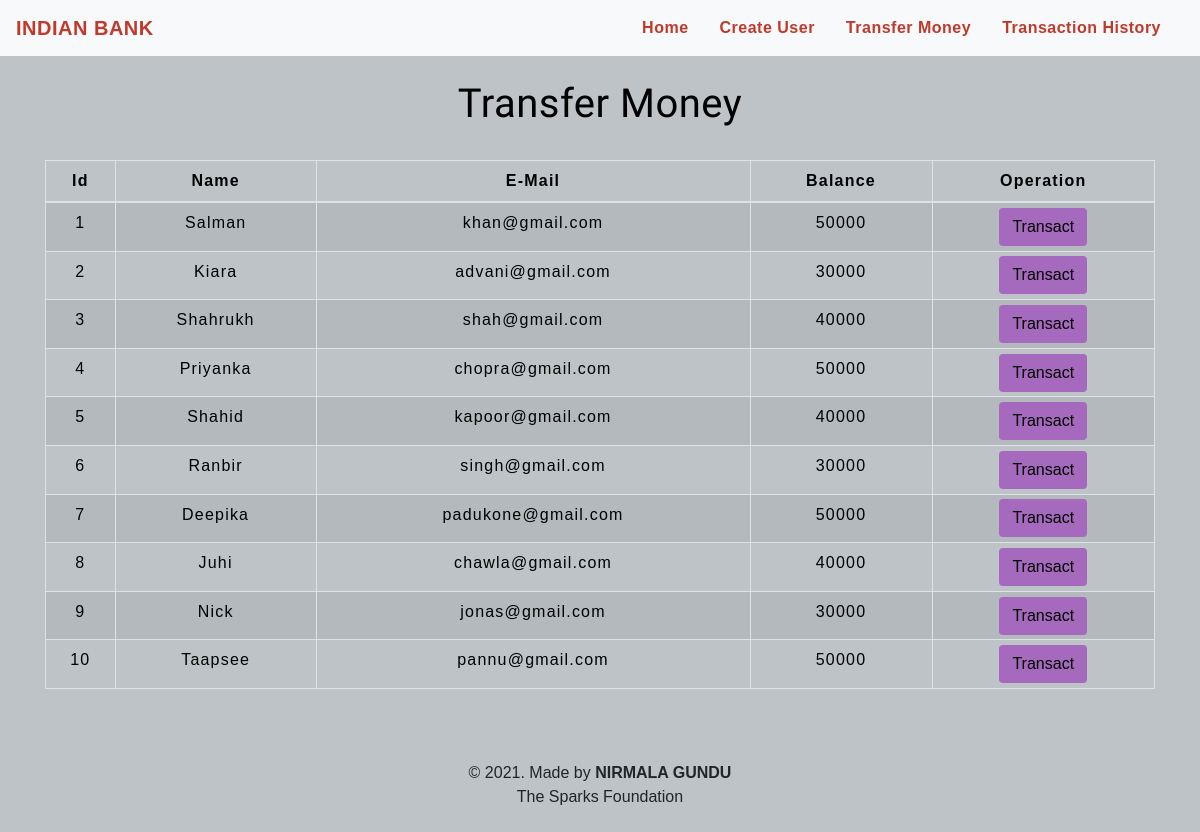
Before: /transfermoney.php with the older database file.
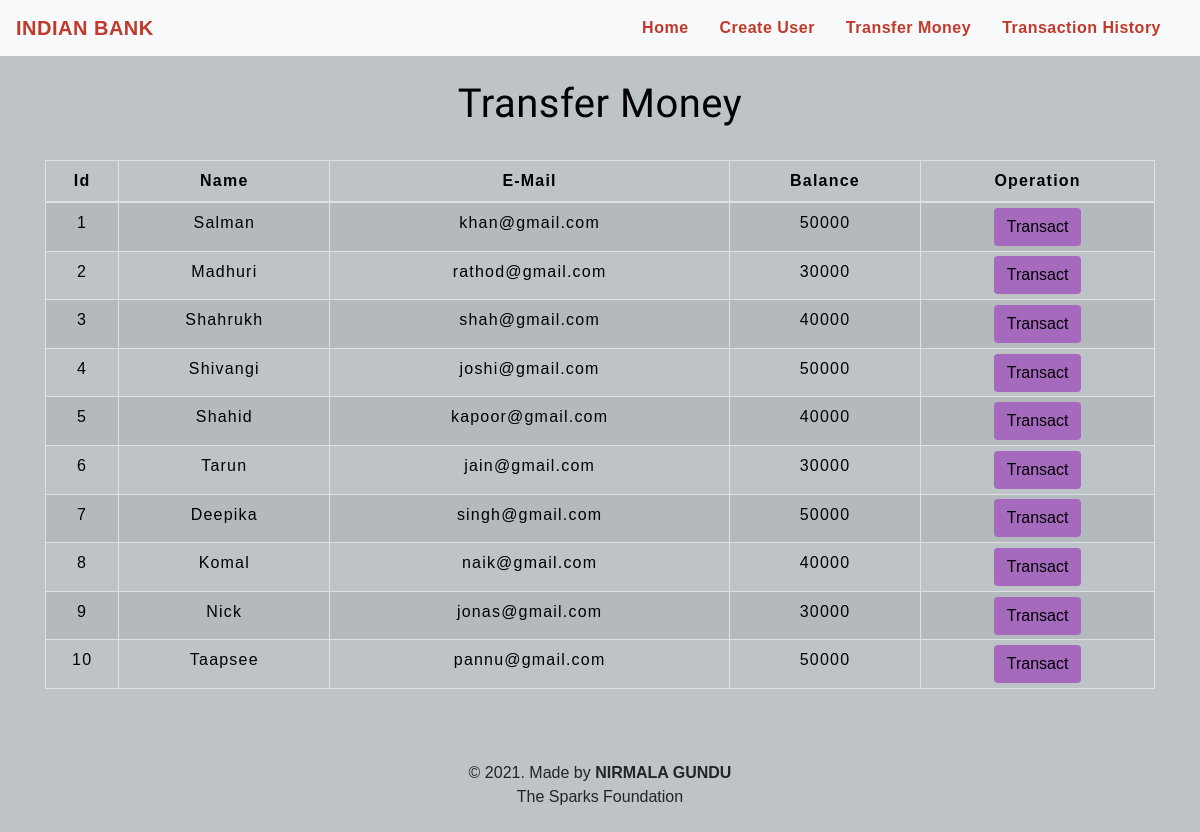
After: the same page with the newer database file.
### tables this page shows
CREATE TABLE `users` (
  `id` int(3) NOT NULL,
  `name` text NOT NULL,
  `email` varchar(30) NOT NULL,
  `balance` int(8) NOT NULL
);

### transfermoney.php (the view, shortened to what this page needs)
<!DOCTYPE html>
<html lang="en">
<head>
    <link rel="stylesheet" href="https://maxcdn.bootstrapcdn.com/bootstrap/4.0.0/css/bootstrap.min.css">
    <link rel="stylesheet" type="text/css" href="css/table.css">
    <link rel="stylesheet" type="text/css" href="css/navbar.css">
</head>
<body style="background-color : #BDC3C7;">
<?php
    include 'config.php';
    $sql = "SELECT * FROM users";
    $result = mysqli_query($conn,$sql);
?>
<?php
  include 'navbar.php';
?>
<div class="container">
        <h2 class="text-center pt-4" style="color : black;">Transfer Money</h2>
        <br>
            <div class="row">
                <div class="col">
                    <div class="table-responsive-sm">
                    <table class="table table-hover table-sm table-striped table-condensed table-bordered" style="border-color:black;">
                        <thead style="color : black;">
                            <tr>
                            <th scope="col" class="text-center py-2">Id</th>
                            <th scope="col" class="text-center py-2">Name</th>
                            <th scope="col" class="text-center py-2">E-Mail</th>
                            <th scope="col" class="text-center py-2">Balance</th>
                            <th scope="col" class="text-center py-2">Operation</th>
                            </tr>
                        </thead>
                        <tbody>
                <?php
                    while($rows=mysqli_fetch_assoc($result)){
                ?>
                    <tr style="color : black;">
                        <td class="py-2"><?php echo $rows['id'] ?></td>
                        <td class="py-2"><?php echo $rows['name']?></td>
                        <td class="py-2"><?php echo $rows['email']?></td>
                        <td class="py-2"><?php echo $rows['balance']?></td>
                        <td><a href="selecteduserdetail.php?id= <?php echo $rows['id'] ;?>"> <button type="button" class="btn" style="background-color : #A569BD;">Transact</button></a></td>
                    </tr>
                    <?php
                    }
                ?>
                        </tbody>
                    </table>
                    </div>
                </div>
            </div>
         </div>
         <footer class="text-center mt-5 py-2">
            <p>&copy 2021. Made by <b>NIRMALA GUNDU</b> <br> The Sparks Foundation</p>
        </footer>
</body>
</html>

### navbar.php (shortened to what this page needs)
<nav class="navbar navbar-expand-md navbar-light bg-light">
      <a class="navbar-brand" href="index.php" style="color : #C0392B;"><b>INDIAN BANK</b></a>
      <div class="collapse navbar-collapse" id="collapsibleNavbar">
            <ul class="navbar-nav ml-auto">
              <li class="nav-item">
                <a class="nav-link" href="index.php" style="color : #C0392B;"><b>Home</b></a>
              </li>
              <li class="nav-item">
                <a class="nav-link" href="createuser.php" style="color : #C0392B;"><b>Create User</b></a>
              </li>
              <li class="nav-item">
                <a class="nav-link" href="transfermoney.php" style="color : #C0392B;"><b>Transfer Money</b></a>
              </li>
              <li class="nav-item">
                <a class="nav-link" href="transactionhistory.php" style="color : #C0392B;"><b>Transaction History</b></a>
              </li>
          </div>
       </nav>

### css/table.css (style rules this page uses)
* { padding: 0; margin: 0; box-sizing: border-box; font-family: sans-serif; }
h2 { font-size: 40px; }
table { letter-spacing: 1.2px; }
td { text-align: center; }
button { border:none; background: #d9d9d9; transition: 1s; }

### css/navbar.css (style rules this page uses)
.nav-link { margin-right: 15px; color:#2F363F; letter-spacing: 0.5px; transition: 0.5s; }
.navbar-brand { color: #4C4B4B; letter-spacing: 0.5px; }
h2 { color: #4C4B4B; letter-spacing: 0.5px; font-family: raleway; }

### transfermoney.php (style rules this page uses)
button { transition: 1.5s; }

Changed rows visible on the page:
changed users id 2: name "Kiara" → "Madhuri"; email "advani@gmail.com" → "rathod@gmail.com"
changed users id 4: name "Priyanka" → "Shivangi"; email "chopra@gmail.com" → "joshi@gmail.com"
changed users id 6: name "Ranbir" → "Tarun"; email "singh@gmail.com" → "jain@gmail.com"
changed users "Deepika": email "padukone@gmail.com" → "singh@gmail.com"
changed users id 8: name "Juhi" → "Komal"; email "chawla@gmail.com" → "naik@gmail.com"
